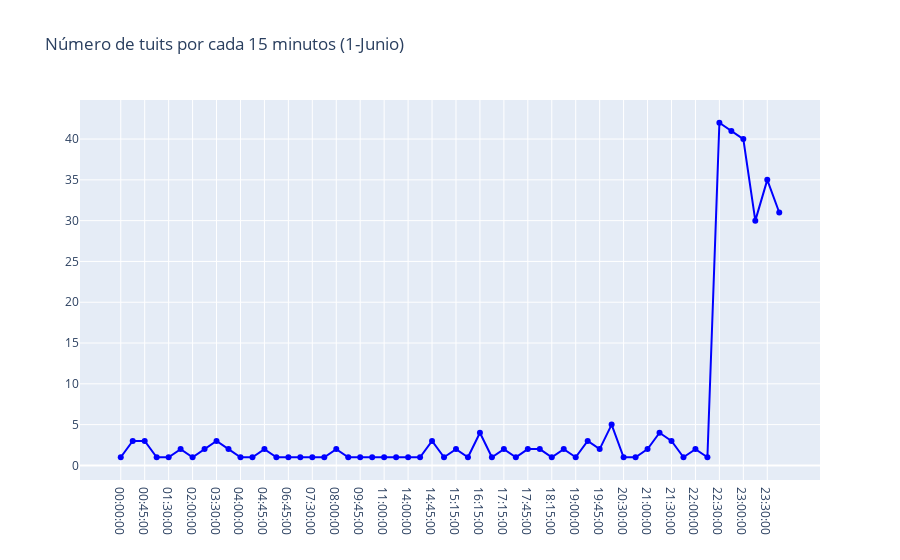

The notebook cell this image was saved under:
### Code cell
import plotly.io as pio
import plotly.express as px
import plotly.graph_objs as go
from plotly.offline import download_plotlyjs, init_notebook_mode, plot, iplot

import matplotlib.pyplot as plt
%matplotlib inline
init_notebook_mode(connected=True)


trace = go.Scatter(x=temp.hora.values,
                   y=temp.cnt.values,
                   text=[f"Fecha: {f}<br>Tuits: {c}" for f,c in zip(temp.hora.values,temp.cnt.values)],
                   hoverinfo='text',
                   mode='lines+markers',
                   name='Horas',
                   line={'color': 'blue'})

layout = go.Layout(title="Número de tuits por cada 15 minutos (1-Junio)")

fig = go.Figure(data=[trace], layout=layout)
iplot(fig)

### Figure 1 — Plotly figure (JSON) as saved in the notebook; plotly's stock layout.template omitted (floating-point values rounded to 4 significant figures)
{"data": [{"hoverinfo": "text", "line": {"color": "blue"}, "mode": "lines+markers", "name": "Horas", "text": ["Fecha: 00:00:00<br>Tuits: 1", "Fecha: 00:30:00<br>Tuits: 3", "Fecha: 00:45:00<br>Tuits: 3", "Fecha: 01:15:00<br>Tuits: 1", "Fecha: 01:30:00<br>Tuits: 1", "Fecha: 01:45:00<br>Tuits: 2", "Fecha: 02:00:00<br>Tuits: 1", "Fecha: 02:30:00<br>Tuits: 2", "Fecha: 03:30:00<br>Tuits: 3", "Fecha: 03:45:00<br>Tuits: 2", "Fecha: 04:00:00<br>Tuits: 1", "Fecha: 04:30:00<br>Tuits: 1", "Fecha: 04:45:00<br>Tuits: 2", "Fecha: 05:15:00<br>Tuits: 1", "Fecha: 06:45:00<br>Tuits: 1", "Fecha: 07:00:00<br>Tuits: 1", "Fecha: 07:30:00<br>Tuits: 1", "Fecha: 07:45:00<br>Tuits: 1", "Fecha: 08:00:00<br>Tuits: 2", "Fecha: 09:30:00<br>Tuits: 1", "Fecha: 09:45:00<br>Tuits: 1", "Fecha: 10:45:00<br>Tuits: 1", "Fecha: 11:00:00<br>Tuits: 1", "Fecha: 12:00:00<br>Tuits: 1", "Fecha: 14:00:00<br>Tuits: 1", "Fecha: 14:30:00<br>Tuits: 1", "Fecha: 14:45:00<br>Tuits: 3", "Fecha: 15:00:00<br>Tuits: 1", "Fecha: 15:15:00<br>Tuits: 2", "Fecha: 15:30:00<br>Tuits: 1", "Fecha: 16:15:00<br>Tuits: 4", "Fecha: 16:30:00<br>Tuits: 1", "Fecha: 17:15:00<br>Tuits: 2", "Fecha: 17:30:00<br>Tuits: 1", "Fecha: 17:45:00<br>Tuits: 2", "Fecha: 18:00:00<br>Tuits: 2", "Fecha: 18:15:00<br>Tuits: 1", "Fecha: 18:30:00<br>Tuits: 2", "Fecha: 19:00:00<br>Tuits: 1", "Fecha: 19:15:00<br>Tuits: 3", "Fecha: 19:45:00<br>Tuits: 2", "Fecha: 20:15:00<br>Tuits: 5", "Fecha: 20:30:00<br>Tuits: 1", "Fecha: 20:45:00<br>Tuits: 1", "Fecha: 21:00:00<br>Tuits: 2", "Fecha: 21:15:00<br>Tuits: 4", "Fecha: 21:30:00<br>Tuits: 3", "Fecha: 21:45:00<br>Tuits: 1", "Fecha: 22:00:00<br>Tuits: 2", "Fecha: 22:15:00<br>Tuits: 1", "Fecha: 22:30:00<br>Tuits: 42", "Fecha: 22:45:00<br>Tuits: 41", "Fecha: 23:00:00<br>Tuits: 40", "Fecha: 23:15:00<br>Tuits: 30", "Fecha: 23:30:00<br>Tuits: 35", "Fecha: 23:45:00<br>Tuits: 31"], "type": "scatter", "x": ["00:00:00", "00:30:00", "00:45:00", "01:15:00", "01:30:00", "01:45:00", "02:00:00", "02:30:00", "03:30:00", "03:45:00", "04:00:00", "04:30:00", "04:45:00", "05:15:00", "06:45:00", "07:00:00", "07:30:00", "07:45:00", "08:00:00", "09:30:00", "09:45:00", "10:45:00", "11:00:00", "12:00:00", "14:00:00", "14:30:00", "14:45:00", "15:00:00", "15:15:00", "15:30:00", "16:15:00", "16:30:00", "17:15:00", "17:30:00", "17:45:00", "18:00:00", "18:15:00", "18:30:00", "19:00:00", "19:15:00", "19:45:00", "20:15:00", "20:30:00", "20:45:00", "21:00:00", "21:15:00", "21:30:00", "21:45:00", "22:00:00", "22:15:00", "22:30:00", "22:45:00", "23:00:00", "23:15:00", "23:30:00", "23:45:00"], "y": [1, 3, 3, 1, 1, 2, 1, 2, 3, 2, 1, 1, 2, 1, 1, 1, 1, 1, 2, 1, 1, 1, 1, 1, 1, 1, 3, 1, 2, 1, 4, 1, 2, 1, 2, 2, 1, 2, 1, 3, 2, 5, 1, 1, 2, 4, 3, 1, 2, 1, 42, 41, 40, 30, 35, 31]}], "layout": {"title": {"text": "Número de tuits por cada 15 minutos (1-Junio)"}}}
